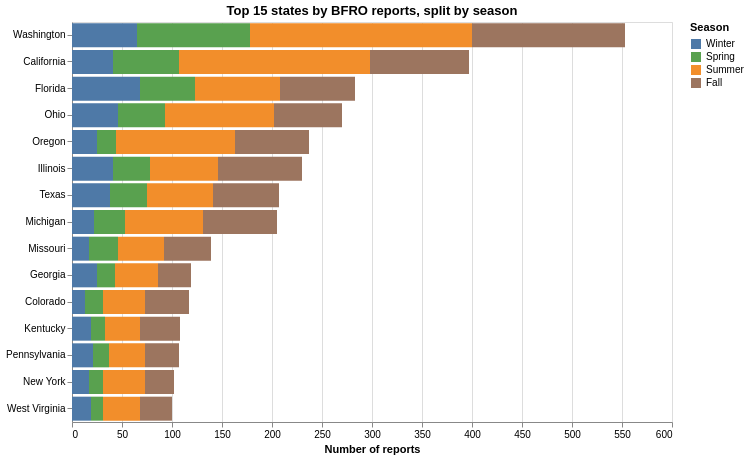

This figure's notebook cell:
### Markdown cell above
## Plot 2: Which states report the most, and in what season

### Code cell
season_order = ['Winter', 'Spring', 'Summer', 'Fall']
season_colors = alt.Scale(domain=season_order,
                          range=['#4e79a7', '#59a14f', '#f28e2b', '#9c755f'])

chart2 = alt.Chart(state_season).mark_bar().encode(
    y=alt.Y('state:N', sort='-x', title=None),
    x=alt.X('sum(reports):Q', title='Number of reports'),
    color=alt.Color('season:N', scale=season_colors, sort=season_order, title='Season'),
    order=alt.Order('season_rank:Q'),
    tooltip=['state:N', 'season:N', 'reports:Q']
).transform_calculate(
    season_rank="indexof(['Winter','Spring','Summer','Fall'], datum.season)"
).properties(width=600, height=400,
             title='Top 15 states by BFRO reports, split by season')
chart2

### Figure 1 — Vega-Lite specification as saved in the notebook (floating-point values rounded to 4 significant figures)
{"config": {"view": {"continuousWidth": 300, "continuousHeight": 300}}, "data": {"name": "data-8037774f2767b41016e2a0a39f3c1612"}, "mark": {"type": "bar"}, "encoding": {"color": {"field": "season", "scale": {"domain": ["Winter", "Spring", "Summer", "Fall"], "range": ["#4e79a7", "#59a14f", "#f28e2b", "#9c755f"]}, "sort": ["Winter", "Spring", "Summer", "Fall"], "title": "Season", "type": "nominal"}, "order": {"field": "season_rank", "type": "quantitative"}, "tooltip": [{"field": "state", "type": "nominal"}, {"field": "season", "type": "nominal"}, {"field": "reports", "type": "quantitative"}], "x": {"aggregate": "sum", "field": "reports", "title": "Number of reports", "type": "quantitative"}, "y": {"field": "state", "sort": "-x", "title": null, "type": "nominal"}}, "height": 400, "title": "Top 15 states by BFRO reports, split by season", "transform": [{"calculate": "indexof(['Winter','Spring','Summer','Fall'], datum.season)", "as": "season_rank"}], "width": 600, "$schema": "https://vega.github.io/schema/vega-lite/v5.20.1.json", "datasets": {"data-8037774f2767b41016e2a0a39f3c1612": [{"state": "California", "season": "Fall", "reports": 99}, {"state": "California", "season": "Spring", "reports": 66}, {"state": "California", "season": "Summer", "reports": 191}, {"state": "California", "season": "Winter", "reports": 41}, {"state": "Colorado", "season": "Fall", "reports": 44}, {"state": "Colorado", "season": "Spring", "reports": 18}, {"state": "Colorado", "season": "Summer", "reports": 42}, {"state": "Colorado", "season": "Winter", "reports": 13}, {"state": "Florida", "season": "Fall", "reports": 75}, {"state": "Florida", "season": "Spring", "reports": 55}, {"state": "Florida", "season": "Summer", "reports": 85}, {"state": "Florida", "season": "Winter", "reports": 68}, {"state": "Georgia", "season": "Fall", "reports": 33}, {"state": "Georgia", "season": "Spring", "reports": 18}, {"state": "Georgia", "season": "Summer", "reports": 43}, {"state": "Georgia", "season": "Winter", "reports": 25}, {"state": "Illinois", "season": "Fall", "reports": 84}, {"state": "Illinois", "season": "Spring", "reports": 37}, {"state": "Illinois", "season": "Summer", "reports": 68}, {"state": "Illinois", "season": "Winter", "reports": 41}, {"state": "Kentucky", "season": "Fall", "reports": 40}, {"state": "Kentucky", "season": "Spring", "reports": 14}, {"state": "Kentucky", "season": "Summer", "reports": 35}, {"state": "Kentucky", "season": "Winter", "reports": 19}, {"state": "Michigan", "season": "Fall", "reports": 74}, {"state": "Michigan", "season": "Spring", "reports": 31}, {"state": "Michigan", "season": "Summer", "reports": 78}, {"state": "Michigan", "season": "Winter", "reports": 22}, {"state": "Missouri", "season": "Fall", "reports": 47}, {"state": "Missouri", "season": "Spring", "reports": 29}, {"state": "Missouri", "season": "Summer", "reports": 46}, {"state": "Missouri", "season": "Winter", "reports": 17}, {"state": "New York", "season": "Fall", "reports": 29}, {"state": "New York", "season": "Spring", "reports": 14}, {"state": "New York", "season": "Summer", "reports": 42}, {"state": "New York", "season": "Winter", "reports": 17}, {"state": "Ohio", "season": "Fall", "reports": 68}, {"state": "Ohio", "season": "Spring", "reports": 47}, {"state": "Ohio", "season": "Summer", "reports": 109}, {"state": "Ohio", "season": "Winter", "reports": 46}, {"state": "Oregon", "season": "Fall", "reports": 74}, {"state": "Oregon", "season": "Spring", "reports": 19}, {"state": "Oregon", "season": "Summer", "reports": 119}, {"state": "Oregon", "season": "Winter", "reports": 25}, {"state": "Pennsylvania", "season": "Fall", "reports": 34}, {"state": "Pennsylvania", "season": "Spring", "reports": 16}, {"state": "Pennsylvania", "season": "Summer", "reports": 36}, {"state": "Pennsylvania", "season": "Winter", "reports": 21}, {"state": "Texas", "season": "Fall", "reports": 66}, {"state": "Texas", "season": "Spring", "reports": 37}, {"state": "Texas", "season": "Summer", "reports": 66}, {"state": "Texas", "season": "Winter", "reports": 38}, {"state": "Washington", "season": "Fall", "reports": 153}, {"state": "Washington", "season": "Spring", "reports": 113}, {"state": "Washington", "season": "Summer", "reports": 222}, {"state": "Washington", "season": "Winter", "reports": 65}, {"state": "West Virginia", "season": "Fall", "reports": 32}, {"state": "West Virginia", "season": "Spring", "reports": 12}, {"state": "West Virginia", "season": "Summer", "reports": 37}, {"state": "West Virginia", "season": "Winter", "reports": 19}]}}
